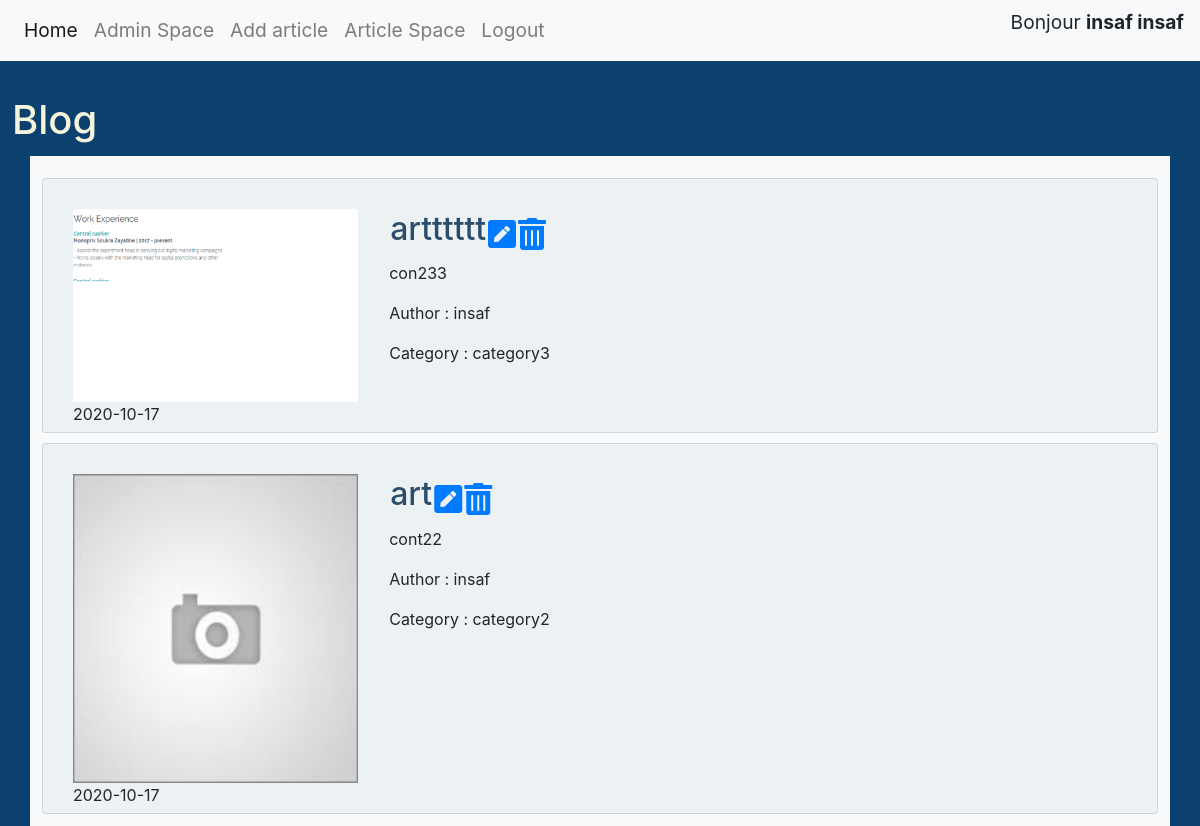
Screenshot of /author.php (signed in) with the database file from the repository.
### tables this page shows
CREATE TABLE IF NOT EXISTS `posts` (
  `id` int(11) NOT NULL AUTO_INCREMENT,
  `titre` text NOT NULL,
  `contenu` text NOT NULL,
  `date_post` date NOT NULL,
  `user_id` int(11) NOT NULL,
  `category_id` int(11) NOT NULL,
  PRIMARY KEY (`id`),
  KEY `users` (`user_id`),
  KEY `category` (`category_id`)
);

CREATE TABLE IF NOT EXISTS `image` (
  `id` int(11) NOT NULL AUTO_INCREMENT,
  `url` varchar(255) NOT NULL,
  `post_id` int(11) NOT NULL,
  PRIMARY KEY (`id`),
  KEY `posts` (`post_id`)
);

CREATE TABLE IF NOT EXISTS `users` (
  `id` int(11) NOT NULL AUTO_INCREMENT,
  `nom` varchar(200) NOT NULL,
  `prenom` varchar(200) NOT NULL,
  `email` varchar(200) NOT NULL,
  `password` varchar(255) NOT NULL,
  `role_id` int(11) NOT NULL,
  PRIMARY KEY (`id`),
  KEY `role` (`role_id`)
);

CREATE TABLE IF NOT EXISTS `category` (
  `id` int(11) NOT NULL AUTO_INCREMENT,
  `nom` varchar(200) NOT NULL,
  PRIMARY KEY (`id`)
);

### author.php (called while the page is built, shortened)
<?php
include "connexion.php";
    $author=$_SESSION["user_id"];
    $post=$conn->prepare("SELECT posts.id, `titre`, `contenu`, `date_post`, `user_id`, category.nom AS nom, users.nom AS auteur,url FROM `posts` LEFT join image on image.post_id = posts.id INNER join category on category.id = posts.category_id INNER join users on posts.user_id = users.id where users.id = ".$author." order by date_post DESC");
    $post->execute();
	$res = $post->fetchAll(PDO::FETCH_ASSOC);
include 'layout.phtml';
?>

### author.phtml (the view)
<h1>Blog</h1>
 <div class="container">
     <?php foreach($res as $post){ ?>
     <div class="card" >
     <div class="card-body" >
             <div class="homeArt">
                <?php if(!empty($post['url'])){ ?>
                 <img src="image/<?= $post['url'] ?>" class="card-img-top" alt="">
                <?php } else { ?>
                 <img src="image/replace.jpg"  alt="">
                <?php } ?>
                 <p class="card-text" id="temp"><?= $post['date_post'] ?></p>
             </div>
             <div>
                 <table>
                     <tr>
                         <td> <a href="comment.php?id=<?= $post['id'] ?>" ><h2 class="card-title"><?= $post['titre'] ?>  </h2></a></td>
                         <td><a href="author_select_post.php?post_id=<?= $post['id'] ?>"><i class="fas fa-pen-square fa-2x" title="Update"></i></a></td>
                         <td><a href="author_delete_post.php?post_id=<?= $post['id'] ?>"><i class="fas fa-trash-alt fa-2x " title="Delete"></i></a></td>
                     </tr>
                 </table>
                 <p class="card-text"><?= $post['contenu'] ?></p>
                 <p class="card-text" id="aut">Author : <?= $post['auteur'] ?></p>
                 <p class="card-text" id="cat">Category : <?= $post['nom'] ?></p>
             </div>
         </div>
        </div>
     <?php } ?>
 </div>

### css/home.css (style rules this page uses)
* { box-sizing: border-box; }
body { background-color: #0B406F; }
main h1 { margin: 1%; color:beige; }
main .container { padding:1%; background-color: #F8F9FA }
main div .card { margin-top: 10px; background-color: #ECF1F4; position: static; padding: 10px; }
main h2 { color: #2C4E6A; }
main .card-body { display:flex; }
main div .card-body div { width: 30%; }
main div .card-body .homeArt img { width: 90%; height: 100%; }

### rows the page displays
posts: image.url (picture), date_post "2020-10-17", titre "artttttt", contenu "con233", user.nom "insaf", category.nom "category3"
posts: date_post "2020-10-17", titre "art", contenu "cont22", user.nom "insaf", category.nom "category2"

### other values shown
$_SESSION['nom'] "insaf"
$_SESSION['prenom'] "insaf"
